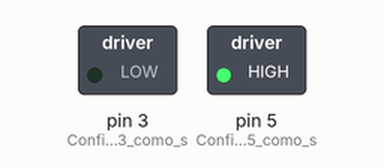
Simulated run of this sketch. Board: Arduino Uno, built with avr-gcc and run on an emulated ATmega328P. Shown: switched loads named in the sketch (green lamp = pin HIGH).

Above: at 2.5 s.
At 7.5 s:
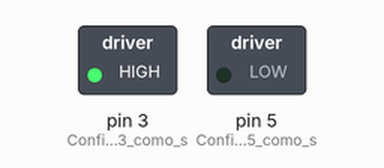
Timing chart, 0 to 13.0 s (numbered marks = the images above):
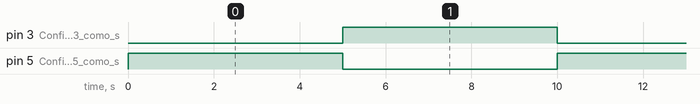

The sketch:

pruebamotor.ino
```cpp
void setup() {
  pinMode(5, OUTPUT);  // Configura el pin 5 como salida
  pinMode(3, OUTPUT);  // Configura el pin 3 como salida
}

void loop() {
  digitalWrite(5, HIGH);  // Establece el pin 5 a positivo
  digitalWrite(3, LOW);   // Establece el pin 3 a negativo
  delay(5000);            // Espera 5 segundos

  digitalWrite(5, LOW);   // Establece el pin 5 a negativo
  digitalWrite(3, HIGH);  // Establece el pin 3 a positivo
  delay(5000);            // Espera 5 segundos
}
```

Measured:
- by itself, pin 3 (Configura_el_pin_3_como_s), pin 5 (Configura_el_pin_5_como_s): alternates HIGH for 5.0 s and LOW for 5.0 s
